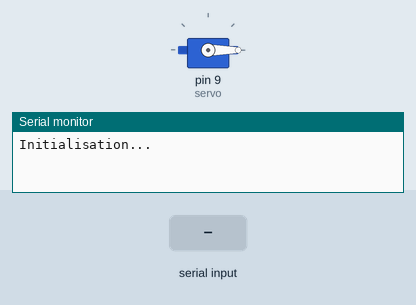
A sketch run on a simulated Arduino Uno, built with avr-gcc and run on an emulated ATmega328P. Parts: servo, the last lines printed to the serial monitor. The test bench sets the inputs (shaded band).

Above: at 1.2 s.
1.3 s: "90\n" received over Serial
At 2.3 s:
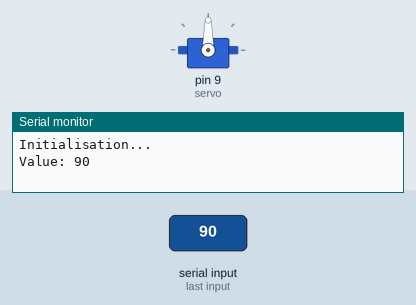
2.8 s: "5\n" received over Serial
At 3.1 s:
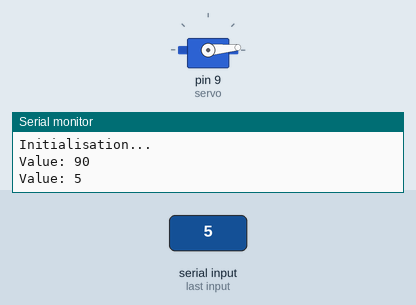
Timing chart, 0 to 5.8 s (numbered marks = the images above; inputs shaded):
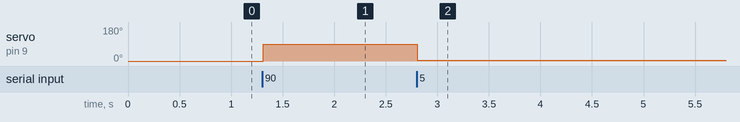

Measured:
- after the input at 1.3 s, servo on pin 9 (servo): 0° → 90° at once
- after the input at 2.8 s, servo on pin 9 (servo): 90° → 5° at once

The sketch:

servo_serial.ino
```cpp
// RCServo.ino
#include <Servo.h>

Servo servo;

int pos;
int speedServo = 10;
String inString = " ";

void setup() {
	Serial.begin(9600);
	Serial.println("Initialisation...");
	servo.attach(9);
}

void loop() {
	if(pos >= 0 && pos <= 180){
	    servo.write(pos);
	    delay(speedServo);
	}
}

void serialEvent() {
	int inChar;
	while(Serial.available() > 0){
	    inChar = Serial.read();
	    if(isDigit(inChar)){
	        inString += (char)inChar;
	    }
	    if(inChar == '\n'){
	        Serial.print("Value: ");
	        pos = inString.toInt();
	        Serial.println(pos);
	        inString = " ";
	    }
	}
}
```
